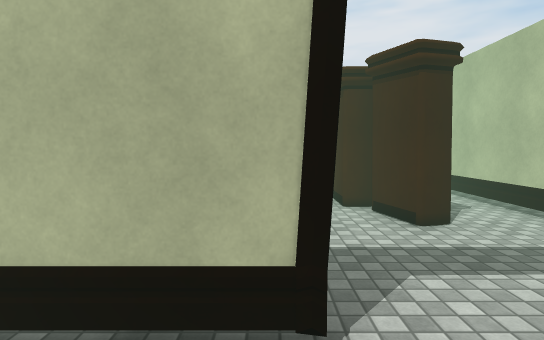
View 1 (above)

24 first-person views from a walk through a scene from a Unity 3-D project. The camera is 1.5 m above the floor, tilts 4° down and sees 80° across. The floor is counted in squares, 1 m on a side. Each view is taken from the middle of a square. On the plan, view 1 faces up. The plan holds only what a view shows up to about 15 squares ahead; the rest is blank. The place goes on beyond the plan. The player is left out. Door leaves are left out, so doorways stand open. Surface patterns are stand-ins for the level's own textures.

View 2
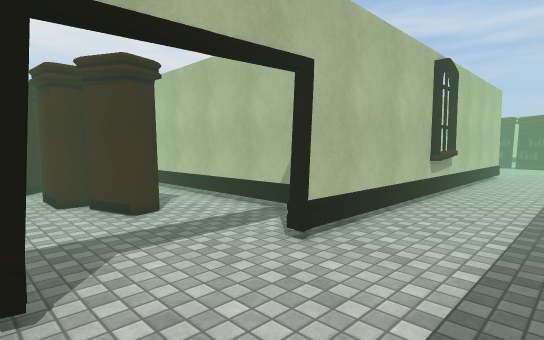

View 3
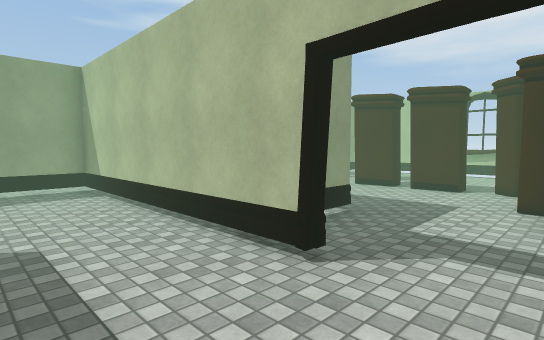

View 4
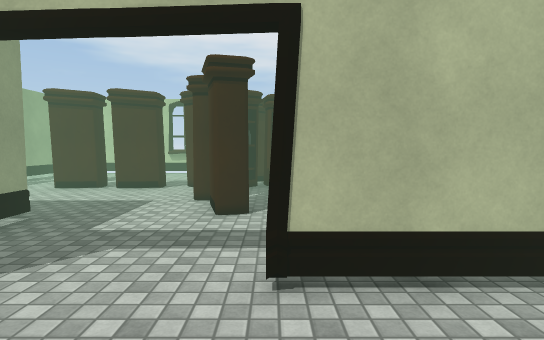

View 5
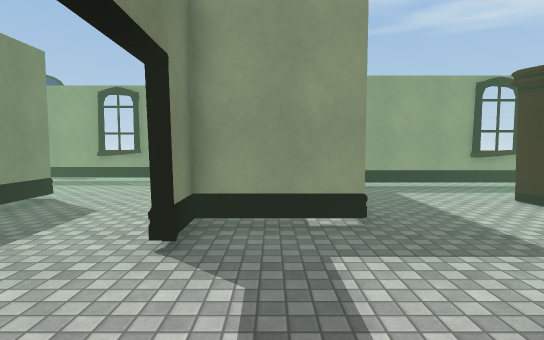

View 6
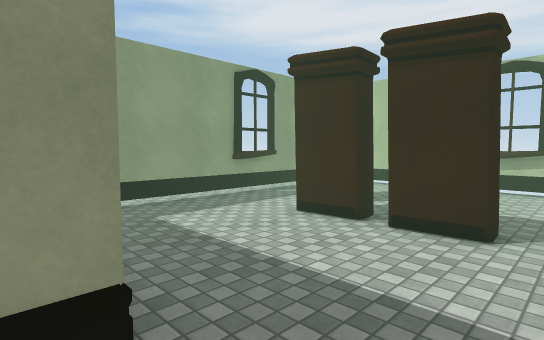

View 7
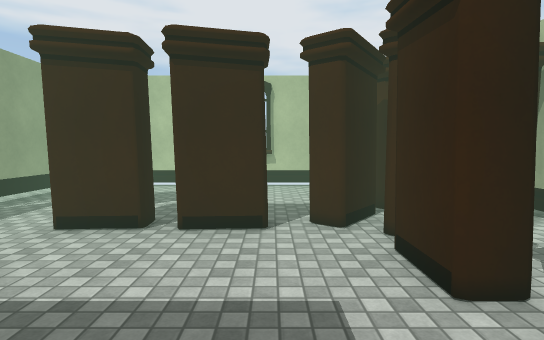

View 8
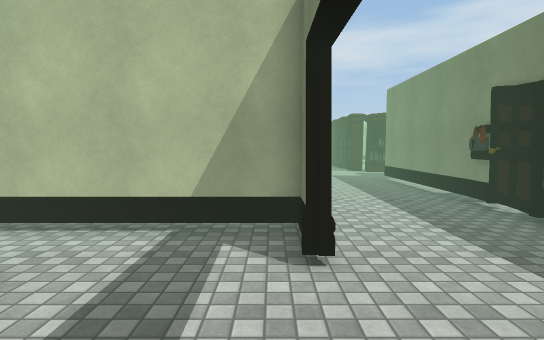

View 9
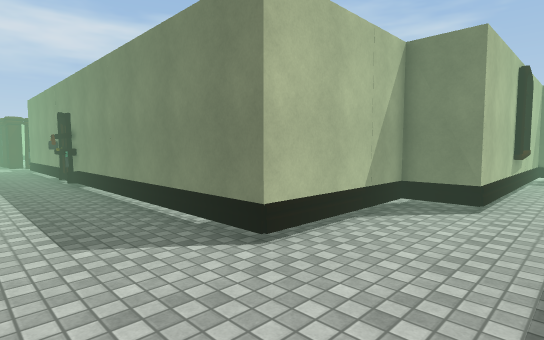

View 10
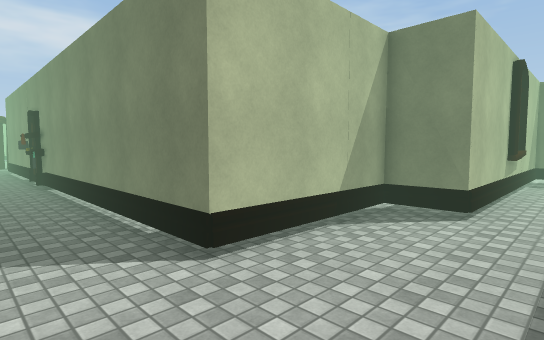

View 11
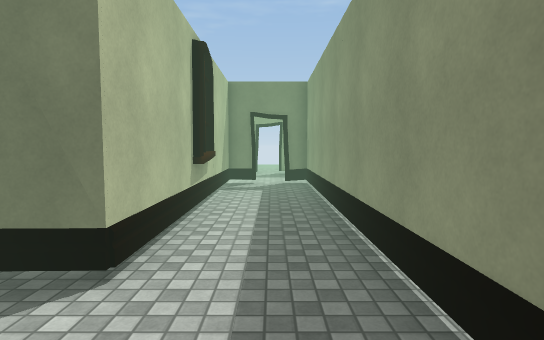

View 12
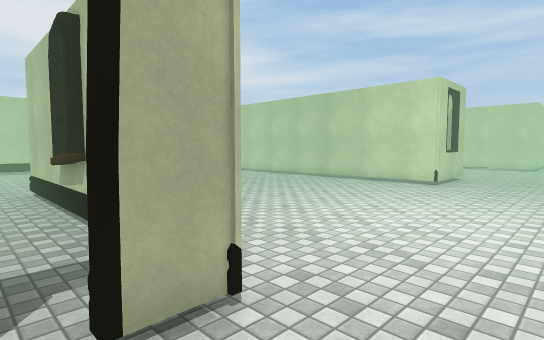

View 13
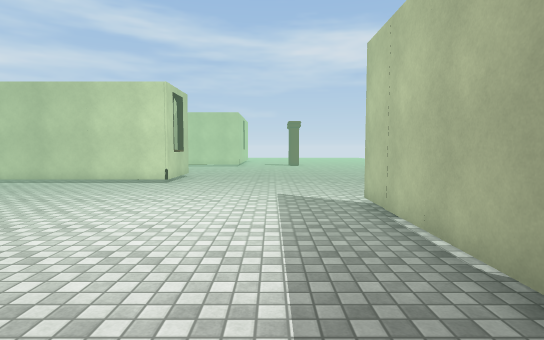

View 14
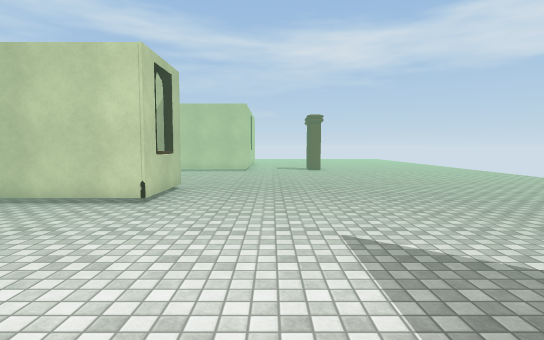

View 15
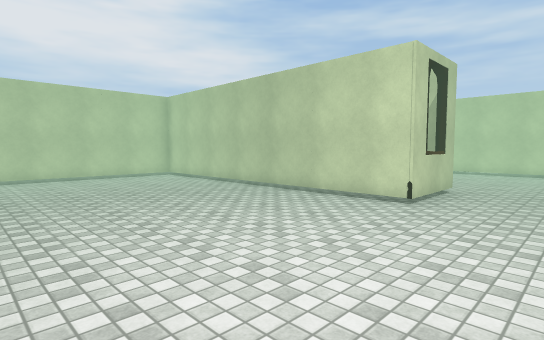

View 16
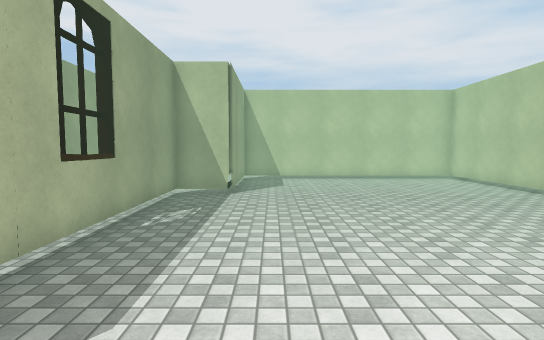

View 17
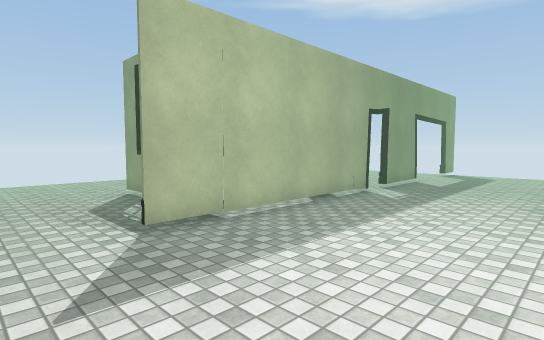

View 18
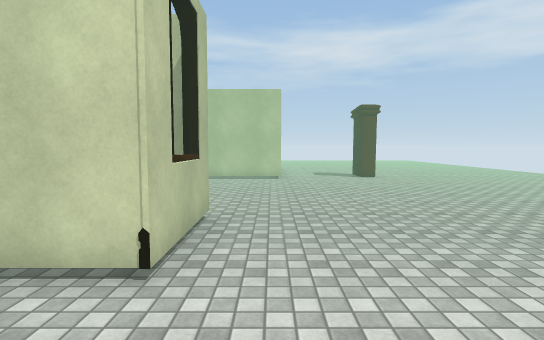

View 19
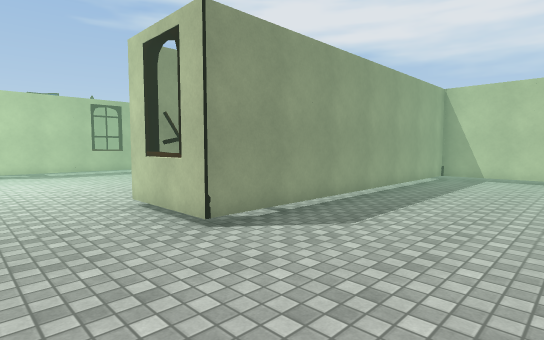

View 20
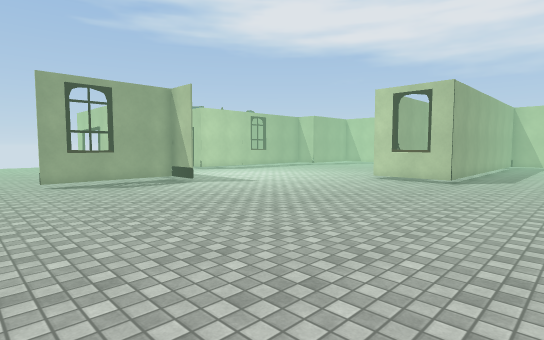

View 21
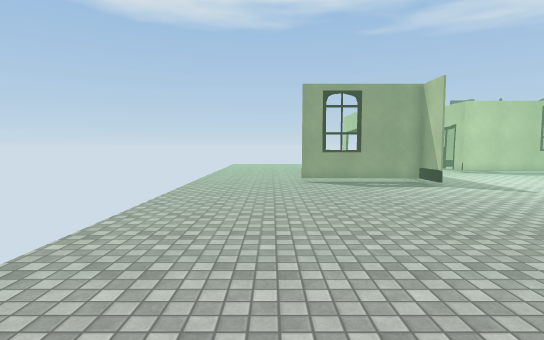

View 22
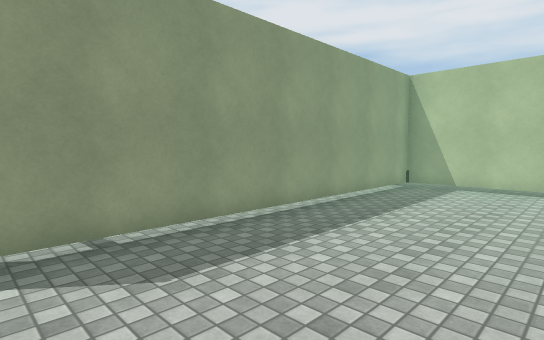

View 23
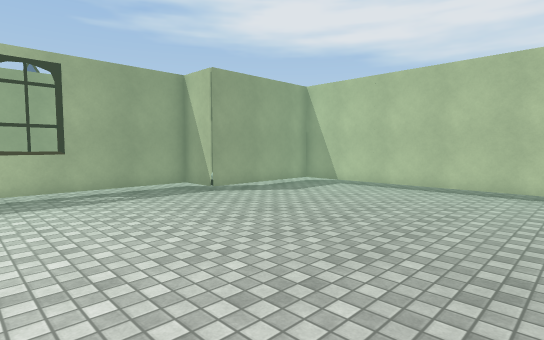

View 24
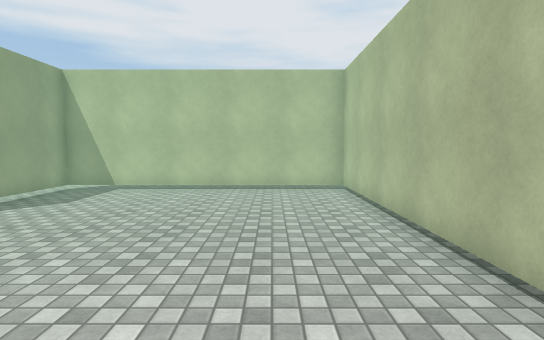

### Floor plan
Key: @ floor where view 1 was taken; # wall or solid block; . floor; D open door; = window, fence, low wall or low ledge; T thing the floor can be seen under or through; O other object.
Columns run from 15 left of view 1 to 14 right of it. Each row starts with its distance up from view 1.
 18          ###  ###
 17           ..  =#.
 16        .T ... ...
 15        .T  .. ...
 14        .T. .. ...  O
 13        .=.  .. ..OOO
 12        .T.. .. .OOO#O#
 11        .T..#OOOOOOOO.#
 10        .T........O...#
  9        .T........O...#
  8        .T........OO..#
  7          .........O..#
  6               #......#
  5              .#......#
  4              .T......#
  3      .........T......#........
  2     ..#####TTTTT...#######=###
  1     ..#.......................
  0     ..#........@..............
 -1       #..............O........
 -2      .#.....TTTT#######O.#####
 -3      .#....TT........#####....
 -4      .#....T.........#  #....
 -5      .#....T.........#  #....
 -6      .#....T.........#  #....
 -7      .#...TT.........#  #....
 -8      .#..TT..........#  #....
 -9      .#..T...........#  #.....
-10      .#..T...........#  #.....
-11       #..T...........#  #.....
-12       #..=...........#  #.....
-13       #..T...........#  #.....
-14       #..T...........#  #.....
-15       #..#...........####.....
-16       #..#...........#=##.....
-17       #D.#....................
-18    ...#D##....................
-19 ..............................
-20 ..............................
-21  .............................
-22   ..###D... TTTT..............
-23    ...#D# TT..T...............
-24              .#...............
-25              .#...............
-26              .#...............
-27           ....#...............
-28           ..................
-29              ................
-30              ................

Where each view was taken, in squares from view 1:
view 1: 0 up, 0 right, facing up
view 2: 1 down, 0 right, facing up-right
view 3: 1 down, 3 right, facing up-left
view 4: 1 down, 4 right, facing up
view 5: 4 up, 5 right, facing left
view 6: 5 up, 1 right, facing up-left
view 7: 5 up, 0 right, facing up
view 8: 3 up, 0 right, facing right
view 9: 1 up, 8 left, facing down-right
view 10: 0 up, 8 left, facing down-right
view 11: 4 down, 8 left, facing down
view 12: 20 down, 8 left, facing up-right
view 13: 20 down, 8 left, facing right
view 14: 19 down, 3 left, facing right
view 15: 19 down, 3 left, facing up-right
view 16: 18 down, 3 left, facing up
view 17: 17 down, 3 right, facing down-left
view 18: 17 down, 2 right, facing right
view 19: 19 down, 14 right, facing up-left
view 20: 30 down, 13 right, facing up-left
view 21: 29 down, 13 right, facing left
view 22: 15 down, 14 right, facing up-left
view 23: 14 down, 5 right, facing up-left
view 24: 14 down, 3 right, facing up
